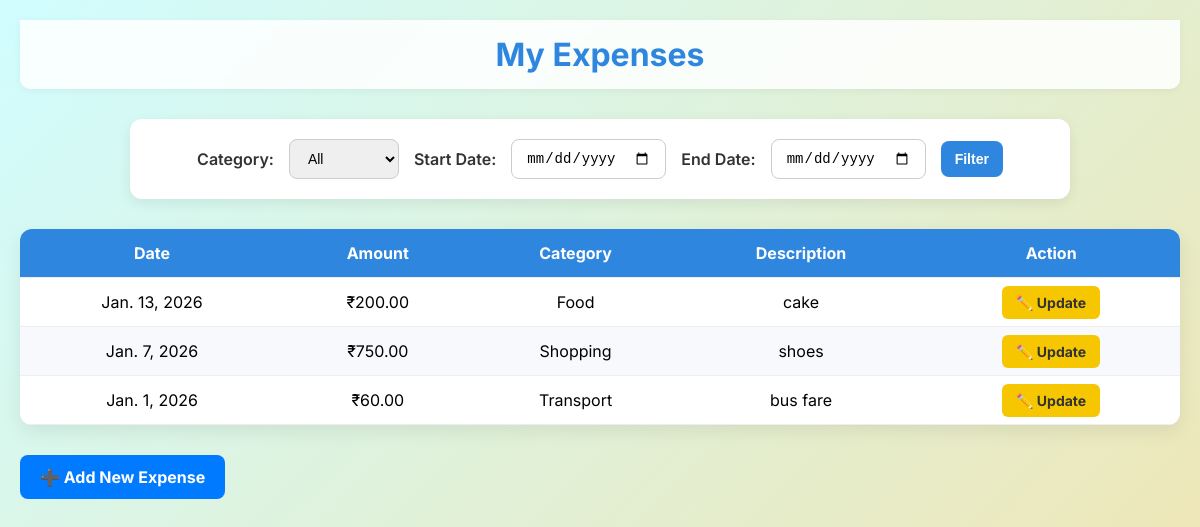
Page /expenses/ (signed in) on the committed database.
### expenses/models.py (models this page shows, shortened)
class Expenses(models.Model):
    CATEGORY_CHOICES = [
        ('Gifts', 'Gifts'),
        ('Food', 'Food'),
        ('Shopping', 'Shopping'),
        ('Transport', 'Transport'),
    ]
    user = models.ForeignKey(User, on_delete=models.CASCADE)
    expense_name = models.CharField(max_length=100)
    amount = models.DecimalField(max_digits=10, decimal_places=2)
    category = models.CharField(max_length=20, choices=CATEGORY_CHOICES)
    date = models.DateField()
    group = models.ForeignKey(ExpenseGroup, on_delete=models.SET_NULL, null=True, blank=True)
    is_split = models.BooleanField(default=False)  # To mark auto-created splits

### expenses/views.py (the view)
# urls.py: path('', views.expense_list, name='expense_list'),
@login_required
def expense_list(request):
    expenses = Expenses.objects.filter(user=request.user).order_by('-date')
    category = request.GET.get('category')
    start_date = request.GET.get('start_date')
    end_date = request.GET.get('end_date')
    if category:
        expenses = expenses.filter(category=category)
    if start_date:
        expenses = expenses.filter(date__gte=start_date)
    if end_date:
        expenses = expenses.filter(date__lte=end_date)
    categories = Expenses.CATEGORY_CHOICES
    context = {
        'expenses': expenses,
        'categories': categories,
        'selected_category': category,
        'start_date': start_date,
        'end_date': end_date,
    }
    return render(request, 'expense_list.html', context)

### expenses/templates/expense_list.html (shortened to what this page needs)
<!DOCTYPE html>
<html lang="en">
<head>
</head>
<body>
  <div class="page-wrapper">
    <div id="sticky-header">
      <h2>My Expenses</h2>
    </div>
    <form method="get">
      <label>Category:</label>
      <select name="category">
        <option value="">All</option>
      </select>
      <label>Start Date:</label>
      <input type="date" name="start_date" value="{{ start_date }}" />
      <label>End Date:</label>
      <input type="date" name="end_date" value="{{ end_date }}" />
      <button type="submit">Filter</button>
    </form>
    <table>
      <thead>
        <tr>
          <th>Date</th>
          <th>Amount</th>
          <th>Category</th>
          <th>Description</th>
          <th>Action</th>
        </tr>
      </thead>
      <tbody>
        {% for expense in expenses %}
        <tr>
          <td>{{ expense.date }}</td>
          <td>₹{{ expense.amount }}</td>
          <td>{{ expense.category }}</td>
          <td>{{ expense.expense_name }}</td>
          <td>
            <a href="{% url 'update_expense' expense.id %}" class="update-btn">✏️ Update</a>
          </td>
        </tr>
        {% empty %}
        <tr>
          <td colspan="5">No expenses found.</td>
        </tr>
        {% endfor %}
      </tbody>
    </table>
    <a href="{% url 'add_expense' %}" class="add-expense">➕ Add New Expense</a>
  </div>
</body>
</html>

### expenses/templates/expense_list.html (style rules this page uses)
body { font-family: 'Inter', sans-serif; margin: 0; padding: 0; background: linear-gradient(-45deg, #74ebd5, #ACB6E5, #fddb92, #d1fdff); background-size: 400% 400%; animation: gradientBG 15s ease infinite; min-height: 100vh; overflow-x: hidden; }
.page-wrapper { padding: 20px; padding-bottom: 150px; }
#sticky-header { position: sticky; top: 0; background: rgba(255, 255, 255, 0.85); backdrop-filter: blur(5px); padding: 15px 0; text-align: center; z-index: 999; border-radius: 0 0 10px 10px; box-shadow: 0 2px 8px rgba(0,0,0,0.05); }
#sticky-header h2 { margin: 0; font-size: 2rem; color: #2e86de; }
form { display: flex; justify-content: center; align-items: center; gap: 15px; flex-wrap: wrap; margin: 30px auto; padding: 20px; background: white; border-radius: 12px; box-shadow: 0 4px 14px rgba(0, 0, 0, 0.08); max-width: 900px; }
form label { font-weight: 600; color: #333; }
form select, form input[type='date'], form button { padding: 10px 14px; border-radius: 8px; border: 1px solid #ccc; font-size: 14px; }
form button { background-color: #2e86de; color: white; font-weight: 600; cursor: pointer; border: none; transition: background 0.3s ease; }
table { width: 100%; border-collapse: collapse; background-color: #fff; border-radius: 12px; overflow: hidden; box-shadow: 0 6px 20px rgba(0, 0, 0, 0.08); }
table thead { background-color: #2e86de; color: white; }
table th, table td { padding: 14px 16px; text-align: center; border-bottom: 1px solid #eee; }
table tr:nth-child(even) { background-color: #f7f9fc; }
.update-btn { background-color: #f6c700; color: #333; padding: 8px 14px; font-size: 14px; border-radius: 6px; text-decoration: none; font-weight: bold; transition: background 0.3s ease; }
a.add-expense { display: inline-block; margin: 30px 0; text-decoration: none; background-color: #007bff; color: white; padding: 12px 20px; border-radius: 8px; font-weight: bold; transition: background 0.3s; }

### rows in the picture
Expenses: date "Jan. 13, 2026", amount "200.00", category "Food", expense_name "cake"
Expenses: date "Jan. 7, 2026", amount "750.00", category "Shopping", expense_name "shoes"
Expenses: date "Jan. 1, 2026", amount "60.00", category "Transport", expense_name "bus fare"
